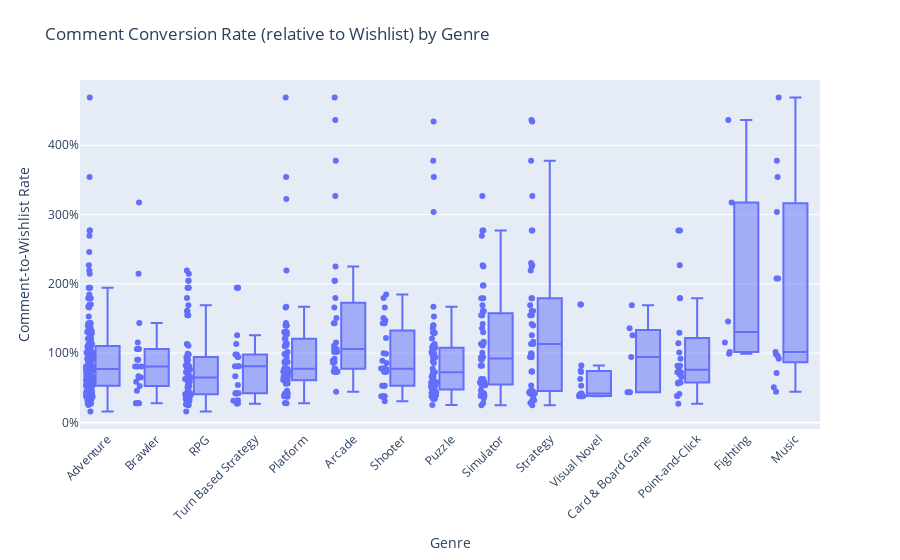

The cell this chart's notebook holds for it:
### Code cell
#plot box plot
fig = px.box(
    df_filtered,
    x='Genres',
    y='comment_conversion_rate',
    points='all', 
    title='Comment Conversion Rate (relative to Wishlist) by Genre',
    labels={'comment_conversion_rate': 'Comment-to-Wishlist Rate', 'Genres': 'Genre'}
)

fig.update_layout(
    xaxis_tickangle=-45,
    yaxis_tickformat=".0%",
    height=700,
    margin=dict(t=80, b=100)
)
fig.show()

### Figure 1 — Plotly figure (JSON) as saved in the notebook; plotly's stock layout.template omitted (floating-point values rounded to 4 significant figures; data arrays with more than 128 entries replaced by an {"elided": "..."} marker saying what was removed)
{"data": [{"alignmentgroup": "True", "boxpoints": "all", "hovertemplate": "Genre=%{x}<br>Comment-to-Wishlist Rate=%{y}<extra></extra>", "legendgroup": "", "marker": {"color": "#636efa"}, "name": "", "notched": false, "offsetgroup": "", "orientation": "v", "showlegend": false, "type": "box", "x": {"elided": "686 str values"}, "x0": " ", "xaxis": "x", "y": {"elided": "686 float values"}, "y0": " ", "yaxis": "y"}], "layout": {"autosize": true, "boxmode": "group", "legend": {"tracegroupgap": 0}, "margin": {"b": 100, "t": 80}, "title": {"text": "Comment Conversion Rate (relative to Wishlist) by Genre"}, "xaxis": {"anchor": "y", "autorange": true, "domain": [0, 1], "range": [-0.5639, 14.5], "tickangle": -45, "title": {"text": "Genre"}, "type": "category"}, "yaxis": {"anchor": "x", "autorange": true, "domain": [0, 1], "range": [-0.09497, 4.942], "tickformat": ".0%", "title": {"text": "Comment-to-Wishlist Rate"}, "type": "linear"}}}
